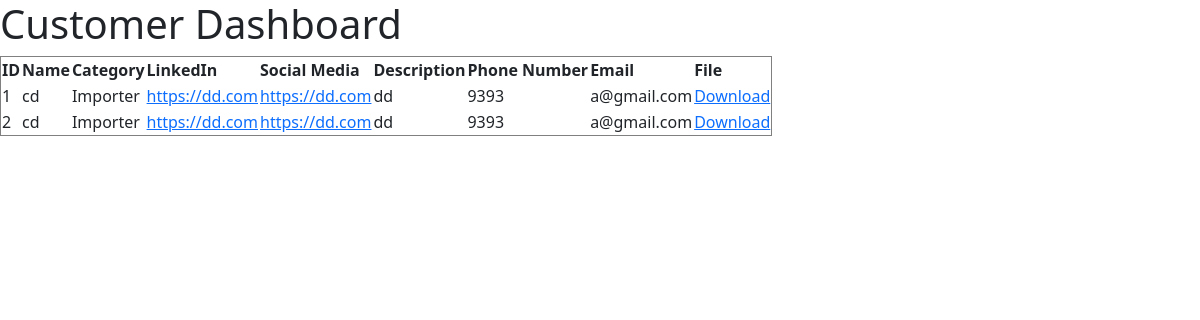
/dashboard/, run on the app's committed database.
### main/models.py (models this page shows)
class CustomerModel(models.Model):
    IMPORTER = 'importer'
    EXPORTER = 'exporter'
    CATEGORY_CHOICES = {
        IMPORTER: 'Importer',
        EXPORTER: 'Exporter',
    }
    customer_id = models.AutoField(primary_key=True)
    customer_name = models.CharField(max_length = 50)
    customer_category = models.CharField(max_length=20, choices=CATEGORY_CHOICES)
    phone_number = models.CharField(max_length=15, blank=True, null=True)
    email = models.EmailField(max_length=254, blank=True, null=True)
    socialmedia_link = models.URLField(max_length=200, blank=True, null=True)
    website_link = models.URLField(max_length=200, blank=True, null=True)
    description = models.TextField(blank=True, null=True)
    file_upload = models.FileField(upload_to='uploads/', blank=True, null=True)

### main/views.py (the view)
# urls.py: path('dashboard/',views.dashboard_view,name = 'dashboard'),
def dashboard_view(request):
    customers = CustomerModel.objects.all()
    return render(request, 'main/dashboard.html', {'customers':customers})

### main/templates/main/dashboard.html (shortened to what this page needs)
{% extends 'main/home.html' %}
{% block content %}
<!DOCTYPE html>
<html>
<head>
</head>
<body>
    <h1>Customer Dashboard</h1>
    <table border="1">
        <thead>
            <tr>
                <th>ID</th>
                <th>Name</th>
                <th>Category</th>
                <th>LinkedIn</th>
                <th>Social Media</th>
                <th>Description</th>
                <th>Phone Number</th>
                <th>Email</th>
                <th>File</th>
            </tr>
        </thead>
        <tbody>
            {% for customer in customers %}
                <tr>
                    <td>{{ customer.customer_id }}</td>
                    <td>{{ customer.customer_name }}</td>
                    <td>{{ customer.get_customer_category_display }}</td>
                    <td><a href="{{ customer.socialmedia_link }}">{{ customer.socialmedia_link  }}</a></td>
                    <td><a href="{{ customer.website_link }}">{{ customer.website_link}}</a></td>
                    <td>{{ customer.description }}</td>
                    <td>{{ customer.phone_number }}</td>
                    <td>{{ customer.email }}</td>
                    <td>
                        {% if customer.file_upload %}
                            <a href="{{ customer.file_upload.url }}">Download</a>
                        {% else %}
                            No file uploaded
                        {% endif %}
                    </td>
                </tr>
            {% endfor %}
        </tbody>
    </table>
</body>
</html>
{% endblock %}

### main/templates/main/home.html (shortened to what this page needs)
<!DOCTYPE html>
<html lang="en">
<head>
  <link href="https://cdn.jsdelivr.net/npm/bootstrap@5.3.3/dist/css/bootstrap.min.css" rel="stylesheet">
</head>
<body>
{% block content %}
{% endblock %}
</body>
</html>

### data on the page
CustomerModel: customer_id "1", customer_name "cd", customer_category "Importer", socialmedia_link "https://dd.com", website_link "https://dd.com", description "dd", phone_number "9393", email "a@gmail.com"
CustomerModel: customer_id "2", customer_name "cd", customer_category "Importer", socialmedia_link "https://dd.com", website_link "https://dd.com", description "dd", phone_number "9393", email "a@gmail.com"
